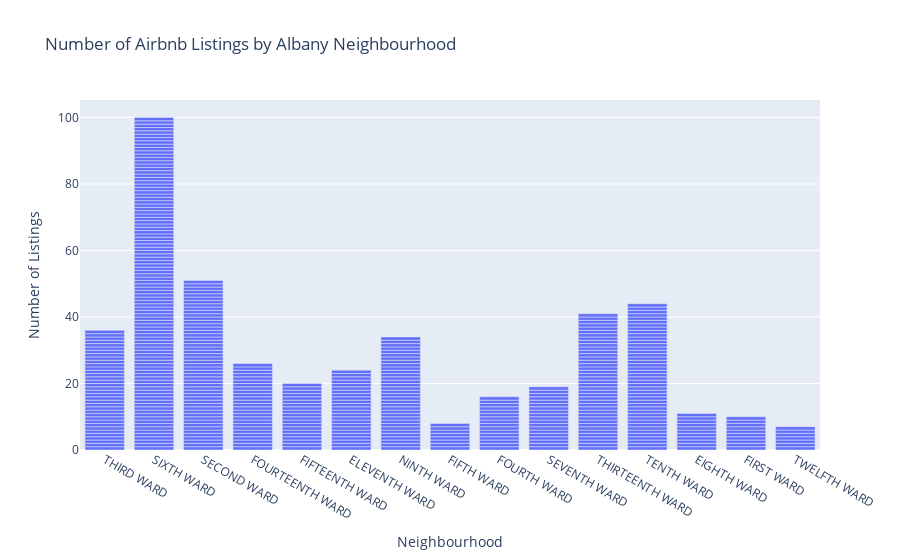

Source (notebook cell):
### Code cell
fig = px.bar(df,
             x='neighbourhood',
             title="Number of Airbnb Listings by Albany Neighbourhood",
             labels={'neighbourhood': 'Neighbourhood', 'count': 'Number of Listings'})
fig.show()
fig.write_image("albany_neighbourhood_bar_chart.png")

### Figure 1 — Plotly figure (JSON) as saved in the notebook; plotly's stock layout.template omitted (floating-point values rounded to 4 significant figures; data arrays with more than 128 entries replaced by an {"elided": "..."} marker saying what was removed)
{"data": [{"hovertemplate": "Neighbourhood=%{x}<br>Number of Listings=%{y}<extra></extra>", "legendgroup": "", "marker": {"color": "#636efa", "pattern": {"shape": ""}}, "name": "", "orientation": "v", "showlegend": false, "textposition": "auto", "type": "bar", "x": {"elided": "447 str values"}, "xaxis": "x", "y": {"elided": "447 int values"}, "yaxis": "y"}], "layout": {"barmode": "relative", "legend": {"tracegroupgap": 0}, "title": {"text": "Number of Airbnb Listings by Albany Neighbourhood"}, "xaxis": {"anchor": "y", "domain": [0, 1], "title": {"text": "Neighbourhood"}}, "yaxis": {"anchor": "x", "domain": [0, 1], "title": {"text": "Number of Listings"}}}}
